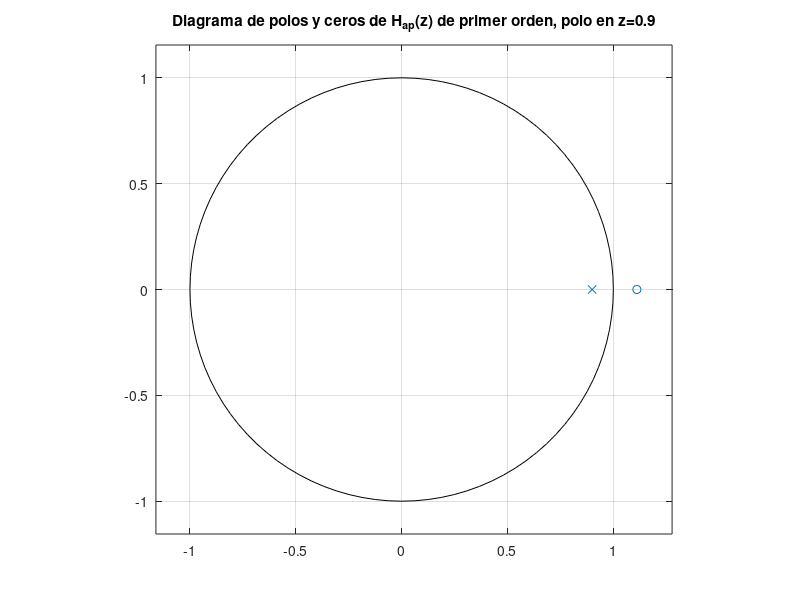

Write the MATLAB code that produced this figure. (Note: this script raises an error after producing the figure.)
%%%%%%%%%%%%%%%%%%%%%%%%%%%%%%%%%%%
% Analizamos un sistema pasa todo %
% de primer orden.                %
%                                 %
% Autor: Ing. Martin Gonella      %
%%%%%%%%%%%%%%%%%%%%%%%%%%%%%%%%%%%

close all
clear all
clc

omega = [0.0001:.0001:1]*pi;
z = exp(j*omega);
fs = 400e6;     % Frecuencia de muestreo, en Hz

cero = 1/0.9;
polo = 0.9;
num = poly([cero]);
den = poly([polo]);

% Diagrama de polos y ceros z=0.9
figure()
zplane(num,den)
title('Diagrama de polos y ceros de H_{ap}(z) de primer orden, polo en z=0.9')

% Respuesta en frecuencia para z=0.9
Hz = [(z.^(-1)-(0.9))]./[(1-(0.9)*z.^(-1))];

% Graficas de magnitud y fase de H(exp(jw))
figure()
subplot 211
h=semilogx(omega*fs/2/pi,20*log10(abs(Hz)),'r');
set(h,'Linewidth',3);
set(h,'Markersize',16);
set(gca,'XScale','log','YScale','lin','FontWeight','bold','FontSize',14);
set(gca,'Linewidth',2);
xlabel('f [Hz]','interpreter','latex');
ylabel('$|H(e^{j\Omega})|$ [dB]','interpreter','latex');
title('Magnitud de la Respuesta Total, $H(e^{j\Omega})$, polo en $z=0.9$','interpreter','latex')
axis([2*10^6 fs/2 -30 15])
grid on
subplot 212
hh=plot(omega*fs/2/pi,angle(Hz),'b');
set(hh,'Linewidth',3);
set(hh,'Markersize',16);
set(gca,'XScale','lin','YScale','lin','FontWeight','bold','FontSize',14);
xlabel('f [Hz]','interpreter','latex');
ylabel('$\angle(H(j\omega))$','interpreter','latex');
title('Fase de la Respuesta Total, $H(e^{j\Omega})$, polo en $z=0.9$','interpreter','latex')
grid on

% Retardo de fase y Demora de Grupo, con polo en z=0.9
gd = grpdelay(num,den,512);
gd(1) = [];       % Avoid NaNs
[h,w] = freqz(num,den,512); h(1) = []; w(1) = [];
pd = -unwrap(angle(h))./w;
figure()
plot(w,gd,w,pd,':')
axis([0 pi min(gd) max(gd)]);
xlabel('Frecuencia (rad/sec)'); grid;
legend('Demora de Grupo','Retardo de Fase');
title('Demora de Grupo y Retardo de Fase, con polo en z=0.9')

%%%%%%%%%%%%%%%%%%%%%%
% Repito para z=-0.9 %
%%%%%%%%%%%%%%%%%%%%%%

cero = -1/0.9;
polo = -0.9;
num = poly([cero]);
den = poly([polo]);

% Diagrama de polos y ceros z=-0.9
figure()
zplane(num,den)
title('Diagrama de polos y ceros de H_{ap}(z) de primer orden, polo en z=-0.9')

% Respuesta en frecuencia para z=0.9
Hz = [(z.^(-1)+(0.9))]./[(1+(0.9)*z.^(-1))];

% Graficas de magnitud y fase de H(exp(jw))
figure()
subplot 211
h=semilogx(omega*fs/2/pi,20*log10(abs(Hz)),'r');
set(h,'Linewidth',3);
set(h,'Markersize',16);
set(gca,'XScale','log','YScale','lin','FontWeight','bold','FontSize',14);
set(gca,'Linewidth',2);
xlabel('f [Hz]','interpreter','latex');
ylabel('$|H(e^{j\Omega})|$ [dB]','interpreter','latex');
title('Magnitud de la Respuesta Total, $H(e^{j\Omega})$, polo en $z=-0.9$','interpreter','latex')
axis([2*10^6 fs/2 -30 15])
grid on
subplot 212
hh=plot(omega*fs/2/pi,angle(Hz),'b');
set(hh,'Linewidth',3);
set(hh,'Markersize',16);
set(gca,'XScale','lin','YScale','lin','FontWeight','bold','FontSize',14);
xlabel('f [Hz]','interpreter','latex');
ylabel('$\angle(H(j\omega))$','interpreter','latex');
title('Fase de la Respuesta Total, $H(e^{j\Omega})$, polo en $z=-0.9$','interpreter','latex')
grid on

% Retardo de fase y Demora de Grupo, con polo en z=-0.9
gd = grpdelay(num,den,512);
gd(1) = [];       % Avoid NaNs
[h,w] = freqz(num,den,512); h(1) = []; w(1) = [];
pd = -unwrap(angle(h))./w;
figure()
plot(w,gd,w,pd,':')
axis([0 pi min(gd) max(gd)]);
xlabel('Frecuencia (rad/sec)'); grid;
legend('Demora de Grupo','Retardo de Fase');
title('Demora de Grupo y Retardo de Fase, con polo en z=-0.9')

%%%%%%%%%%%%%%%%%
% Conclusiones: %
%%%%%%%%%%%%%%%%%

% La demora de grupo de un sistema pasa todo es siempre positiva, 
% debido a la negatividad de la fase de un sistema pasa todo
% para 0<w<pi.